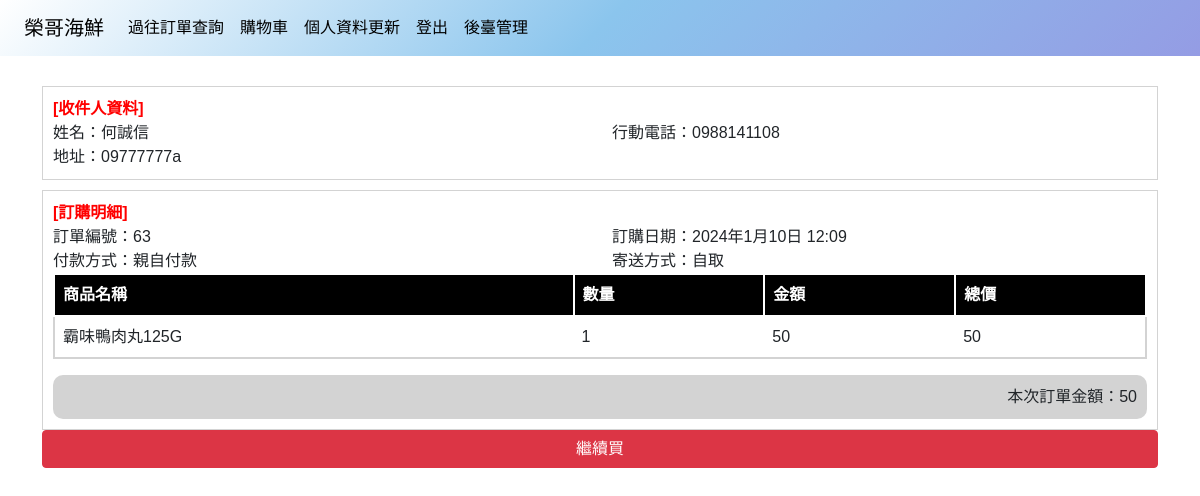
The page /OrderManagement/cartok/ (signed in) on the database as committed earlier.
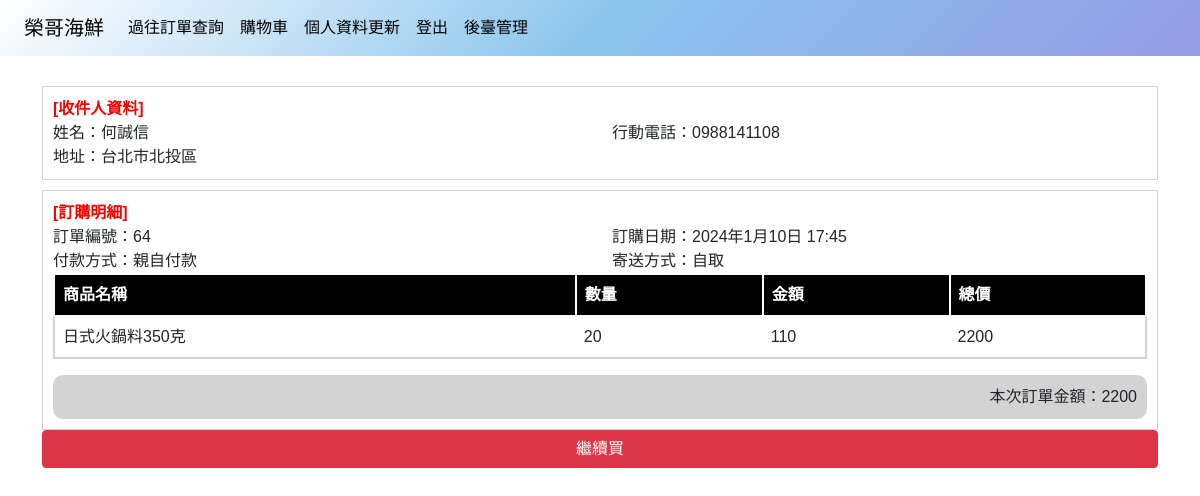
The same page on the database as committed later.
### OrderManagement/models.py (models this page shows, shortened)
class Orders(models.Model):
    State_CHOICES = (
        (0, '代處理'),
        (1, '已處理'),
    )
    Delivery_CHOICES = (
        (0, '自取'),
        (1, '寄送'),
    )
    Payment_CHOICES = (
        (0, '親自付款'),
        (1, '貨到付款'),
    )
    User=models.ForeignKey(User, on_delete=models.DO_NOTHING,verbose_name="類別")
    branch = models.ForeignKey(Branchs,on_delete=models.DO_NOTHING,verbose_name='店家',null=True, blank=True)
    Time=models.DateTimeField(auto_now_add=True)
    Delivery_method=models.IntegerField(choices=Delivery_CHOICES,default=1,verbose_name="運送方式",null=True, blank=True)
    Delivery_state=models.IntegerField(choices=State_CHOICES,default=1,verbose_name="運送狀態",null=True, blank=True)
    Payment_method=models.IntegerField(choices=Payment_CHOICES,default=1,verbose_name="付款方式",null=True, blank=True)
    Payment_time=models.DateTimeField(null=True, blank=True,verbose_name='付款時間')
    Address = models.CharField(max_length=255,verbose_name='地址')
    Total=models.IntegerField(null=False,verbose_name='總價格')
    class Meta:
        verbose_name = "訂單"
        verbose_name_plural = '訂單'

class OrderDetails(models.Model):
    Order = models.ForeignKey(Orders, on_delete=models.CASCADE,verbose_name='訂單編號')
    Products=models.ForeignKey(Products,on_delete=models.DO_NOTHING,verbose_name='商品')
    Number=models.IntegerField(verbose_name="數量")
    Price=models.IntegerField(null=False,verbose_name='價格')
    Total=models.IntegerField(null=False,verbose_name='總價格')
    class Meta:
        verbose_name = "訂單明細"
        verbose_name_plural = '訂單明細'

### Product/models.py (models this page shows)
class Products(models.Model):
    Sh_CHOICES = (
        (0, '下架'),
        (1, '上架'),
    )
    Category=models.ForeignKey(Categories, on_delete=models.CASCADE,verbose_name="類別",null=True, blank=True)
    Item_name=models.CharField(max_length=99,verbose_name="貨品名稱",null=True, blank=True)
    Price=models.IntegerField(verbose_name="建議售價")
    Import_price=models.IntegerField(verbose_name="成本價")
    Specification=models.CharField(max_length=99,verbose_name="規格",null=True, blank=True)
    Sh=models.IntegerField(choices=Sh_CHOICES,default=1,verbose_name="上/下架")
    class Meta:
        verbose_name = "商品管理"
        verbose_name_plural = '商品管理'  # 中文名稱
    def __str__(self):
        return str(self.Item_name)

### OrderManagement/views.py (the view)
# urls.py: path('cartok/',views.cartok,name='cartok'),
def cartok(request):
    if request.user.is_authenticated:
        current_user = request.user
        latest_order = Orders.objects.latest('id')
        order_detail = OrderDetails.objects.filter(Order=latest_order)
        Payment_method_display = latest_order.get_Payment_method_display()
        Delivery_method_display = latest_order.get_Delivery_method_display()
        context={
            'title':'訂單完成',
            'user':current_user,
            'Payment_method':Payment_method_display,
            'Delivery_method':Delivery_method_display,
            'order_detail':order_detail,
            'order':latest_order
        }
        return render(request, 'cartok.html',context )

### OrderManagement/templates/cartok.html (shortened to what this page needs)
{% extends 'index/base.html' %}
{%load static%}
{% block content %}
<div class="cartok mb-10">
    <div class="container">
        <div class="row d-flex align-items-center">
            <div class="col-md-12" style="border: 1px solid lightgrey;padding:10px;margin-bottom:10px;margin-top:30px;">
                <div class="row">
                    <div style="color:red;font-weight:600">[收件人資料]</div>
                    <div class="col-md-6">
                        姓名：{{user.user_name}}
                    </div>
                    <div class="col-md-6">
                        行動電話：{{user.phone_number}}
                    </div>
                    <div class="col-md-12">
                        地址：{{order.Address}}
                    </div>
                </div>
            </div>
            <div class="col-md-12" style="border: 1px solid lightgrey;padding:10px;">
                <div class="row">
                    <div style="color: red; font-weight: 600">[訂購明細]</div>
                    <div class="col-md-6">
                        訂單編號：{{order.id}}
                    </div>
                    <div class="col-md-6">
                        訂購日期：{{order.Time}}
                    </div>
                    <div class="col-md-6">
                        付款方式：{{ Payment_method }}
                    </div>
                    <div class="col-md-6">
                        寄送方式：{{ Delivery_method }}
                    </div>
                    <div class="col-md-12">
                        <table id="tb_order" class="table" cellpadding="10">
                            <thead>
                                <tr>
                                    <th>商品名稱</th>
                                    <th>數量</th>
                                    <th>金額</th>
                                    <th>總價</th>
                                </tr>
                            </thead>
                            <tbody>
                                {% for product in order_detail %}
                                <tr>
                                    <td>{{ product.Products }}</td>
                                    <td>{{product.Number}}</td>
                                    <td>{{product.Price}}</td>
                                    <td>{{product.Total}}</td>
                                </tr>
                                {% endfor %}
                            </tbody>
                        </table>
                    </div>
                </div>
                <div class="col-md-12" id="dv_money">
                    本次訂單金額：{{order.Total}}
                </div>
            </div>
            <a href="{% url 'home' %}"  class="btn btn-danger">繼續買</a>
        </div>
    </div>
</div>
{% endblock %}

Rows that differ between the two databases and show on the page:
no longer on this page (row unchanged): Orders: Address "09777777a", id "63", Time "2024年1月10日 12:09", Total "50"
no longer on this page (row unchanged): OrderDetails: Products "霸味鴨肉丸125G", Number "1", Price "50", Total "50"
added Orders: Address "台北市北投區", id "64", Time "2024年1月10日 17:45", Total "2200"
added OrderDetails: Products "日式火鍋料350克", Number "20", Price "110", Total "2200"
